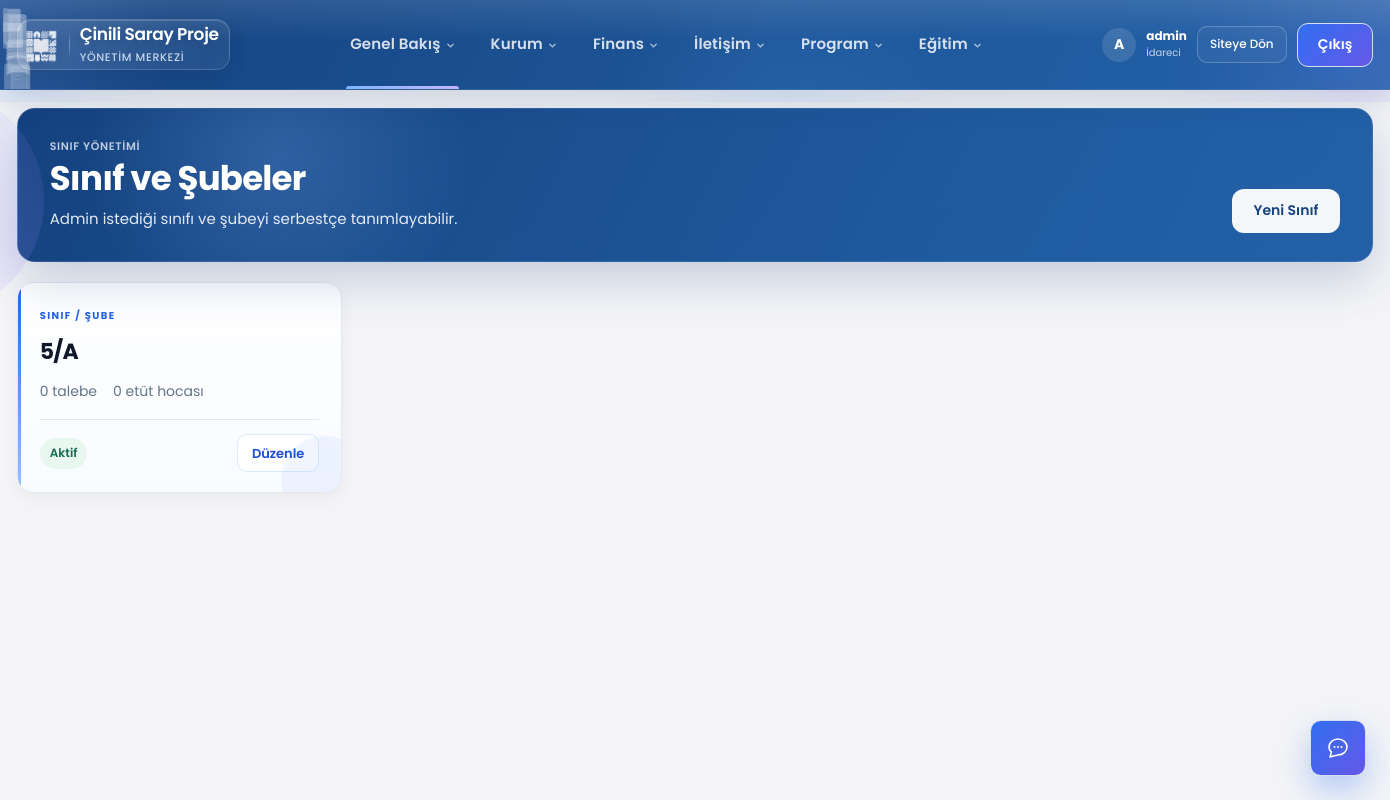
The app's page /yonetim/siniflar/ (signed in), older data.
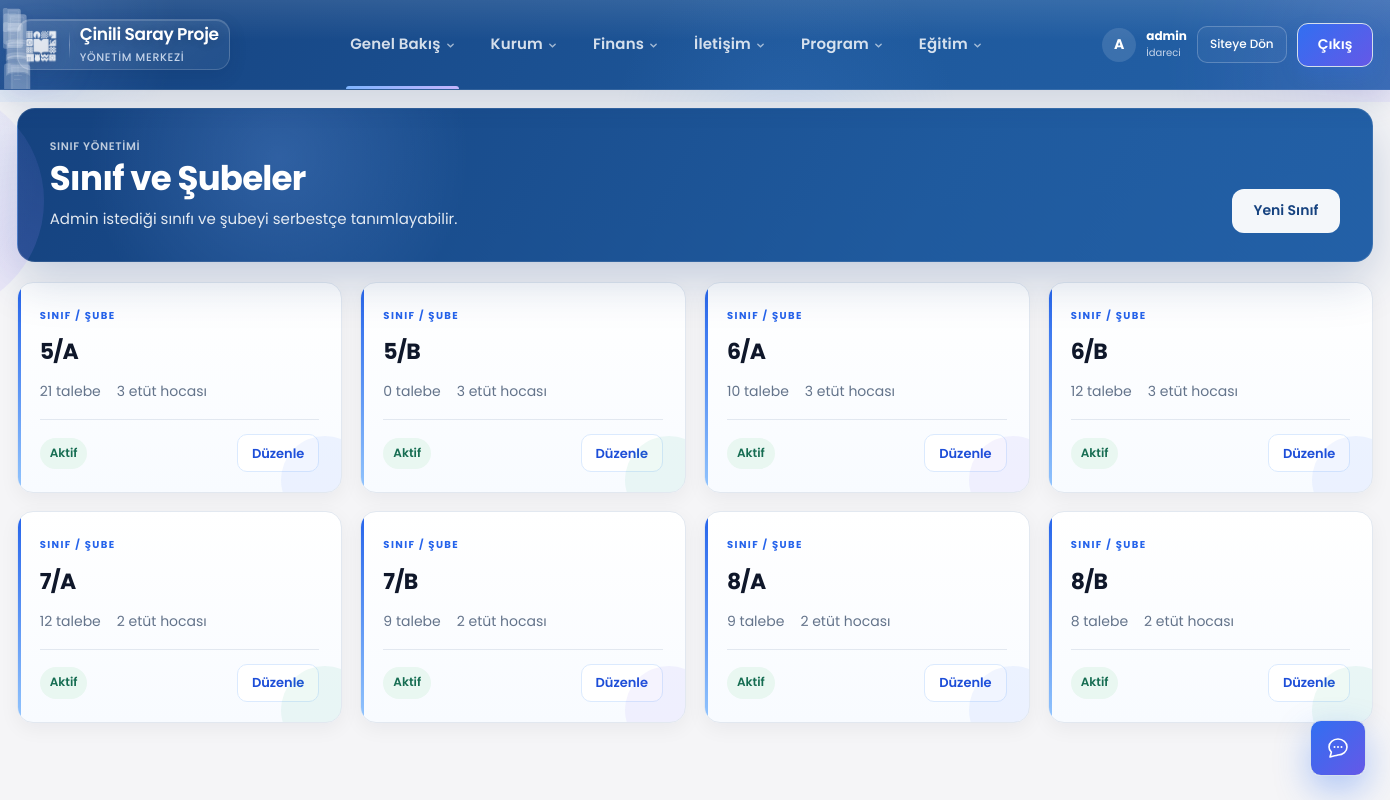
The same page, newer data.
### takip/models.py (models this page shows)
class SinifSube(models.Model):
    sinif = models.CharField(
        max_length=30,
        verbose_name="Sınıf",
        help_text="Örn. 3, 4, 5, Hazırlık, Mezun",
    )
    sube = models.CharField(
        max_length=20,
        verbose_name="Şube",
        help_text="Örn. A, B, C",
    )
    aktif = models.BooleanField(
        default=True,
        verbose_name="Aktif",
    )
    class Meta:
        verbose_name = "Sınıf ve şube"
        verbose_name_plural = "Sınıf ve şubeler"
        ordering = ["sinif", "sube"]
        constraints = [
            models.UniqueConstraint(
                fields=["sinif", "sube"],
                name="benzersiz_sinif_sube",
            )
        ]
    def __str__(self):
        return f"{self.sinif}/{self.sube}"

### takip/yonetim_views.py (the view)
@yonetici_gerekli
def sinif_listesi(request):
    siniflar = (
        SinifSube.objects
        .annotate(
            talebe_sayisi=Count("talebeler", distinct=True),
            hoca_sayisi=Count("etut_hocalari", distinct=True),
        )
        .order_by("sinif", "sube")
    )
    return render(
        request,
        "yonetim/sinif_listesi.html",
        {"siniflar": siniflar},
    )

### takip/asistan_service.py (called while the page is built)
def asistan_kullanilabilir(user: User) -> bool:
    if not getattr(settings, "AI_ASSISTANT_ENABLED", True):
        return False
    if not user.is_authenticated:
        return False
    if kullanici_veli_mi(user) or kullanici_talebe_mi(user) or ogretmen_paneli_kullanicisi_mi(user):
        return False
    return can(user, "asistan", "view") or user.is_superuser

### takip/ogretmen_service.py (called while the page is built, shortened)
def ogretmen_hocasi_for_user(user: User) -> EtutHocasi | None:
    if not user.is_authenticated:
        return None
    hoca = etut_hocasi_for_user(user)
    if hoca and hoca.aktif:
        return hoca

def kullanici_ogretmen_mi(user: User) -> bool:
    return ogretmen_hocasi_for_user(user) is not None

def ogretmen_paneli_kullanicisi_mi(user: User) -> bool:
    if not kullanici_ogretmen_mi(user):
        return False
    if user.is_superuser:
        return False
    try:
        profil = user.personel_profili
    except Exception:
        return True
    return not profil.aktif

### takip/panel_permissions.py (called while the page is built)
def kullanici_rolu(user: User) -> str | None:
    return kullanici_birincil_rol_slug(user)

def rol_etiketi(user: User) -> str:
    rol = kullanici_rolu(user)
    if not rol:
        return "Personel"
    return ROL_ETIKETLERI.get(rol, "Personel")

def yonetim_erisimi_var(user: User) -> bool:
    return yonetim_kapsami_var(user)

def dershane_program_modulu_erisimi_var(user: User) -> bool:
    if not PANEL_MODULES.get("dershane_programi", {}).get("enabled", False):
        return False
    return modul_erisimi_var(user, "dershane_programi")

def temizlik_modulu_erisimi_var(user: User) -> bool:
    if not PANEL_MODULES.get("temizlik", {}).get("enabled", False):
        return False
    return modul_erisimi_var(user, "temizlik")

def temizlik_paneli_gorebilir(user: User) -> bool:
    if not temizlik_modulu_erisimi_var(user):
        return False
    if user.is_superuser or yonetim_erisimi_var(user):
        return True
    rol = kullanici_birincil_rol_slug(user)
    if rol == ROL_ETUT_MESUL:
        return temizlik_kat_sorumlusu_mu(user)
    return True

def ktt_modulu_erisimi_var(user: User) -> bool:
    if not PANEL_MODULES.get("ktt", {}).get("enabled", False):
        return False
    return modul_erisimi_var(user, "ktt")

def deneme_modulu_erisimi_var(user: User) -> bool:
    if not PANEL_MODULES.get("deneme", {}).get("enabled", False):
        return False
    return modul_erisimi_var(user, "deneme")

### takip/permissions/service.py (called while the page is built)
def modul_erisimi_var(user: User, modul_kod: str) -> bool:
    return can(user, modul_kod, "view")

### templates/yonetim/sinif_listesi.html (shortened to what this page needs)
{% extends "yonetim/base.html" %}
{% block content %}
<header class="page-head patterned-page-head yonetim-page-head">
    <div>
        <p class="kicker">SINIF YÖNETİMİ</p>
        <h1>Sınıf ve Şubeler</h1>
        <p class="muted">Admin istediği sınıfı ve şubeyi serbestçe tanımlayabilir.</p>
    </div>
    <a href="{% url 'yonetim:sinif_ekle' %}" class="primary-btn">Yeni Sınıf</a>
</header>
<div class="yonetim-class-grid">
    {% for sinif in siniflar %}
    <article class="yonetim-class-card">
        <div class="yonetim-class-deco"></div>
        <div>
            <span class="card-kicker">SINIF / ŞUBE</span>
            <strong class="yonetim-class-name">{{ sinif }}</strong>
        </div>
        <div class="yonetim-class-meta">
            <span>{{ sinif.talebe_sayisi }} talebe</span>
            <span>{{ sinif.hoca_sayisi }} etüt hocası</span>
        </div>
        <div class="yonetim-class-actions">
            {% if sinif.aktif %}
                <span class="status-pill status-okunuyor">Aktif</span>
            {% else %}
                <span class="status-pill status-iade">Pasif</span>
            {% endif %}
            <a href="{% url 'yonetim:sinif_duzenle' sinif.pk %}" class="yonetim-link">Düzenle</a>
        </div>
    </article>
    {% empty %}
    <div class="yonetim-empty-card">Henüz sınıf ve şube eklenmedi.</div>
    {% endfor %}
</div>
{% endblock %}

### templates/yonetim/base.html (shortened to what this page needs)
{% load static %}
<!doctype html>
<html lang="tr">
<head>
    <link rel="stylesheet" href="{% static 'yonetim/css/yonetim.css' %}">
    <link rel="stylesheet" href="{% static 'css/premium-system-v5.css' %}">
    <link rel="stylesheet" href="{% static 'css/premium-system-v6.css' %}">
    <link rel="stylesheet" href="{% static 'css/nav-groups.css' %}">
    <link rel="stylesheet" href="{% static 'css/yonetim-nav.css' %}">
    <link rel="stylesheet" href="{% static 'css/dashboard-home.css' %}">
    <link rel="stylesheet" href="{% static 'css/panel-unified.css' %}">
    <link rel="stylesheet" href="{% static 'css/yonetim-premium.css' %}">
    <link rel="stylesheet" href="{% static 'css/multi-select-filter.css' %}">
    {% if asistan_aktif %}
    <link rel="stylesheet" href="{% static 'css/asistan.css' %}">
    {% endif %}
</head>
<body class="yonetim-body">
<header class="cs-v6-header yonetim-v6-header">
    {% include "includes/v6_header_books.html" %}
    <div class="cs-v6-inner">
        <a href="{% url 'yonetim:dashboard' %}" class="cs-v6-brand v6-brand-block">
            <span class="cs-v6-brand-mark v6-brand-mark">
                <img src="{% static 'images/cinili-saray-logo-white.png' %}" alt="Çinili Saray">
            </span>
            <span class="v6-brand-copy">
                <strong>{{ panel_short }}</strong>
                <small>Yönetim Merkezi</small>
            </span>
        </a>
        <nav class="cs-v6-nav v3-nav" id="yonetim-nav">
            {% include "yonetim/includes/nav.html" %}
        </nav>
        <div class="cs-v6-actions yonetim-v6-actions">
            <span class="yonetim-user-chip">{{ request.user.username|slice:":1"|upper }}</span>
            <span class="yonetim-user-copy">
                <strong>{{ request.user.get_full_name|default:request.user.username }}</strong>
                <small>{{ panel_rol_etiketi|default:"Yönetici" }}</small>
            </span>
            <a href="{% url 'dashboard' %}" class="yonetim-site-link">Siteye Dön</a>
            <form method="post" action="{% url 'logout' %}">
                <button type="submit" class="yonetim-logout">Çıkış</button>
            </form>
        </div>
    </div>
</header>
<main class="cs-v6-main">
    <div class="yonetim-page">
        {% block content %}{% endblock %}
    </div>
</main>
{% if asistan_aktif %}
{% include "includes/asistan_widget.html" %}
{% endif %}
</body>
</html>

### templates/includes/v6_header_books.html (shortened to what this page needs)
<div class="v6-header-books" aria-hidden="true">
    <span class="v6-book v6-book-1">
    </span>
    <span class="v6-book v6-book-2 v6-book-open">
    </span>
    <span class="v6-book v6-book-3">
    </span>
    <span class="v6-book v6-book-4">
    </span>
    <span class="v6-book v6-book-5 v6-book-open">
    </span>
    <span class="v6-book v6-book-6">
    </span>
</div>

### templates/yonetim/includes/nav.html (shortened to what this page needs)
{% for group in yonetim_nav_groups %}
    {% if group.is_dropdown %}
    {% with rm=request.resolver_match %}
    <div class="v3-nav-group v3-nav-dropdown{% if group.name == 'Eğitim' or group.name == 'Kurum' %} v3-nav-dropdown-wide{% endif %}{% for item in group.items %}{% if rm.view_name == item.url_name or rm.url_name in item.active_names %} is-section-active{% endif %}{% endfor %}">
        <button type="button"
                class="v3-nav-link v3-nav-trigger"
                aria-haspopup="true"
                aria-expanded="false">
            {{ group.name }}
            <svg class="v3-nav-chevron" width="10" height="10" viewBox="0 0 10 10" aria-hidden="true">
                <path d="M2 3.5L5 6.5L8 3.5" fill="none" stroke="currentColor" stroke-width="1.5" stroke-linecap="round"/>
            </svg>
        </button>
    </div>
    {% endwith %}
    {% else %}
        {% with item=group.items.0 rm=request.resolver_match %}
        <a href="{% url item.url_name %}"
           class="v3-nav-link {% if rm.view_name == item.url_name or rm.url_name in item.active_names %}active{% endif %}">{{ item.label }}</a>
        {% endwith %}
    {% endif %}
{% endfor %}

### templates/includes/asistan_widget.html (shortened to what this page needs)
<div class="asistan-root" id="asistan-root">
    <button type="button" class="asistan-fab" id="asistan-fab" aria-label="Panel asistanını aç" aria-expanded="false" aria-controls="asistan-panel">
    </button>
</div>

### static/yonetim/css/yonetim.css (style rules this page uses)
:root { --navy-950: #03142d; --navy-900: #061f45; --navy-800: #0a3474; --blue-600: #2f6fea; --purple-500: #6659e8; --page: #f4f7fb; --card: #ffffff; --text: #13213c; --muted: #748198; --border: #dfe6f0; --success: #16815f; --danger: #b74450; }
* { box-sizing: border-box; }
body { margin: 0; color: var(--text); background: radial-gradient( circle at 92% 0%, rgba(47, 111, 234, .08), transparent 28% ), var(--page); font-family: Inter, -apple-system, BlinkMacSystemFont, "Segoe UI", sans-serif; }
a { color: inherit; }

### static/css/nav-groups.css (style rules this page uses)
:root { --v3-header-height: 88px; }
.v3-header, .cs-v6-header { overflow: visible !important; position: sticky; top: 0; z-index: 1200; }
.v3-nav, .cs-v6-nav { gap: 0 !important; flex: 1; display: flex; align-items: stretch; align-self: stretch; justify-content: center; min-width: 0; }
.v3-nav-group { position: relative; display: flex; align-self: stretch; }
.v3-header .v3-nav-link, .v3-header .v3-nav-trigger, .cs-v6-header .v3-nav-link, .cs-v6-header .v3-nav-trigger, .yonetim-v6-header .v3-nav-link, .yonetim-v6-header .v3-nav-trigger { position: relative; display: inline-flex; align-items: center; justify-content: center; gap: 5px; min-height: 88px; min-width: 0; padding: 0 18px; border: none !important; border-radius: 0 !important; outline: none !important; box-shadow: none !important; background: transparent !important; cursor: pointer; font: inherit; font-size: 15px !important; font-weight: 600 !important; letter-spacing: 0.01em !important; padding: 0 18px !important; text-decoration: none !important; color: rgba(255, 255, 255, 0.82) !important; white-space: nowrap; appearance: none; -webkit-appearance: none; transition: color 0.16s ease; }
.v3-nav-trigger { border: 0; gap: 5px; appearance: none; -webkit-appearance: none; background: transparent !important; color: rgba(255, 255, 255, 0.82) !important; box-shadow: none !important; }
.v3-nav-chevron { flex-shrink: 0; width: 9px; height: 9px; opacity: 0.72; margin-top: 1px; transition: transform 0.18s ease, opacity 0.16s ease; }
.v3-nav-dropdown::after { content: ""; position: absolute; left: 0; right: 0; top: 100%; height: 10px; }
.v3-nav-dropdown.is-section-active > .v3-nav-trigger, .v3-nav-dropdown.open > .v3-nav-trigger { color: #fff !important; background: transparent !important; font-weight: 600 !important; box-shadow: none !important; }
.v3-nav-dropdown.is-section-active > .v3-nav-trigger::after, .v3-nav-dropdown.open > .v3-nav-trigger::after { content: ""; position: absolute; left: 14px; right: 14px; bottom: 0; height: 3px; border-radius: 3px 3px 0 0; background: linear-gradient(90deg, #7eb4ff, #c4b5fd); }
.v3-header button.v3-nav-link.v3-nav-trigger, .cs-v6-header button.v3-nav-link.v3-nav-trigger, .yonetim-v6-header button.v3-nav-link.v3-nav-trigger { border: none !important; border-radius: 0 !important; outline: none !important; box-shadow: none !important; background: transparent !important; color: rgba(255, 255, 255, 0.82) !important; min-height: 88px !important; padding: 0 18px !important; appearance: none !important; -webkit-appearance: none !important; }

### static/css/asistan.css (style rules this page uses)
.asistan-fab { position: fixed; right: 24px; bottom: 24px; z-index: 1500; width: 56px; height: 56px; border: none; border-radius: 18px; background: linear-gradient(135deg, #316ff1, #6558e7); color: #fff; box-shadow: 0 14px 34px rgba(47, 111, 243, 0.35); cursor: pointer; display: grid; place-items: center; transition: transform 0.2s ease, box-shadow 0.2s ease; }

Row changes from the older to the newer data that the page shows:
computed for SinifSube (number 1 of 8 on the later page): talebe_sayisi "0" → "21"; hoca_sayisi "0" → "3"
added SinifSube: sinif+sube "5/B", talebe_sayisi "0", hoca_sayisi "3", aktif "Aktif"
added SinifSube: sinif+sube "6/A", talebe_sayisi "10", hoca_sayisi "3", aktif "Aktif"
added SinifSube: sinif+sube "6/B", talebe_sayisi "12", hoca_sayisi "3", aktif "Aktif"
added SinifSube: sinif+sube "7/A", talebe_sayisi "12", hoca_sayisi "2", aktif "Aktif"
added SinifSube: sinif+sube "7/B", talebe_sayisi "9", hoca_sayisi "2", aktif "Aktif"
added SinifSube: sinif+sube "8/A", talebe_sayisi "9", hoca_sayisi "2", aktif "Aktif"
added SinifSube: sinif+sube "8/B", talebe_sayisi "8", hoca_sayisi "2", aktif "Aktif"
